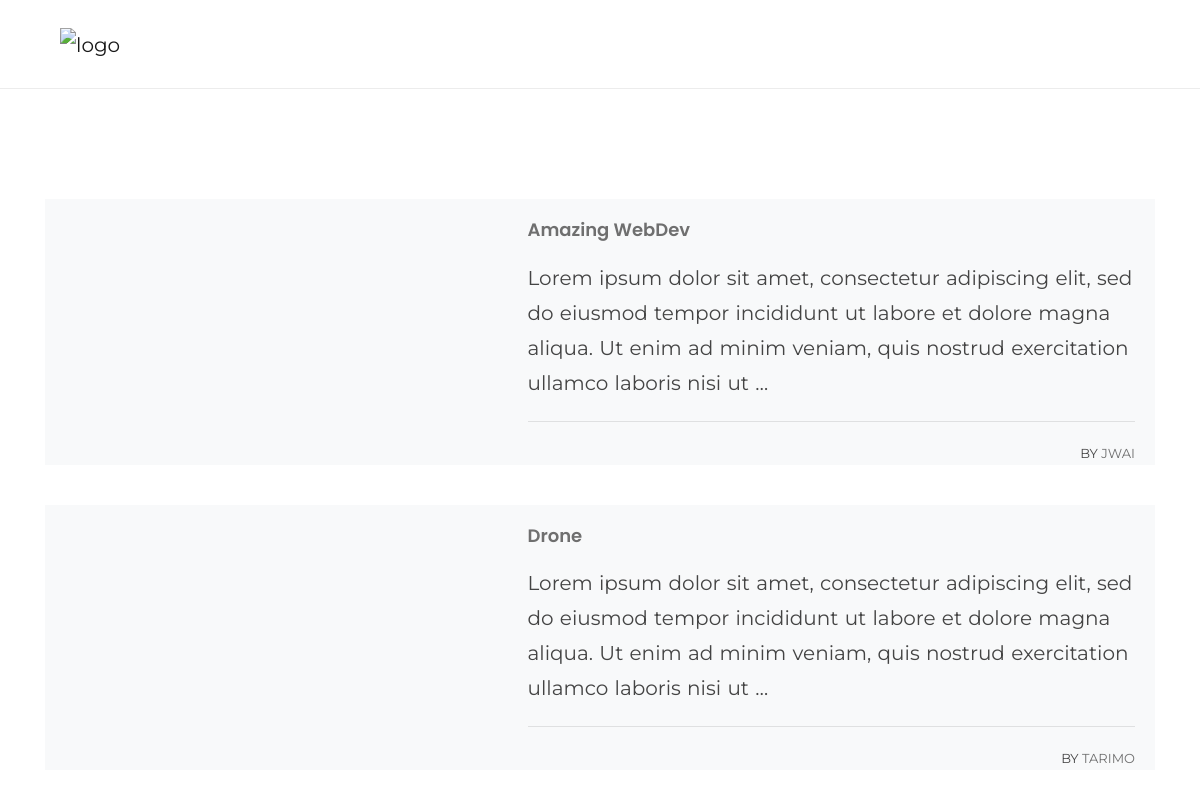
The app's page /blogs/ (upper part), older data.
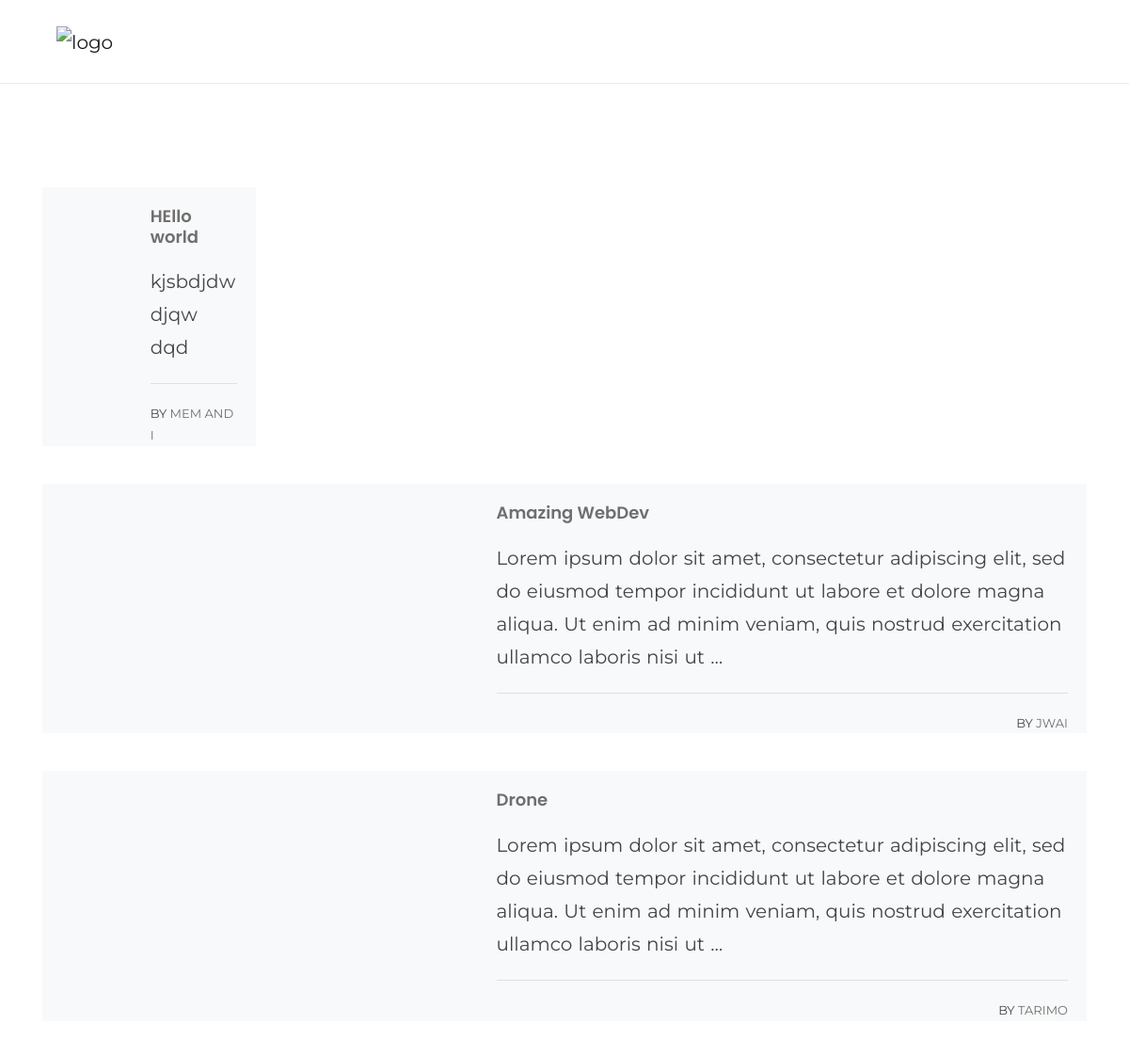
The same page, newer data.
### research_site/models.py (models this page shows, shortened)
class Post(models.Model):
	title = models.CharField(max_length=200)
	author = models.CharField(max_length=200)
	content = models.TextField()
	created_date = models.DateTimeField(auto_now_add=True,verbose_name="Creation Date")
	post_image = models.FileField(upload_to='posts', blank = True,null = True,verbose_name="Add Photos to Article")
	slug = models.SlugField(unique=True, blank=True, null=True)
	class Meta:
		ordering = ['-created_date']

### research_site/views.py (the view)
# urls.py: path('blogs/', BlogView.as_view(), name='blogs'),
class BlogView(ListView):
    model = Post
    template_name = 'blog.html'
    context_object_name = "blogs"

### templates/blog.html (shortened to what this page needs)
{% extends "base.html" %}
{% load static %}
{% block content %}
<div class="row">
  {% for blog in blogs %}
  <div class="card margin-40px-bottom border-0 bg-light rounded-0">
      <div class="row no-gutters list-blog">
          <div class="col-md-5">
            {% if blog.post_image %}
              <div class="bg-img cover-background h-100 min-height-250" data-overlay-dark="0" data-background="{{ blog.post_image.url }}"></div>
            {% else %}
            <div class="bg-img cover-background h-100 min-height-250" data-overlay-dark="0" data-background="{% static '../media/projects/tress.jpg' %}"></div>
            {% endif %}
          </div>
          <div class="col-md-7">
              <div class="card-body">
                  <h5><a href="{% url 'blog_detail' blog.slug %}">{{ blog.title }}</a></h5>
                  <p>{{ blog.content|truncatechars:200 }}</p>
                  <div class="meta">
                      <span class="author">By <a href="#!">{{ blog.author }}</a></span>
                  </div>
              </div>
          </div>
      </div>
  </div>
  {% endfor %}
</div>
{% endblock %}

Row changes from the older to the newer data that the page shows:
added Post: title "HEllo world", content "kjsbdjdwdjqw dqd", author "MEM AND I"
